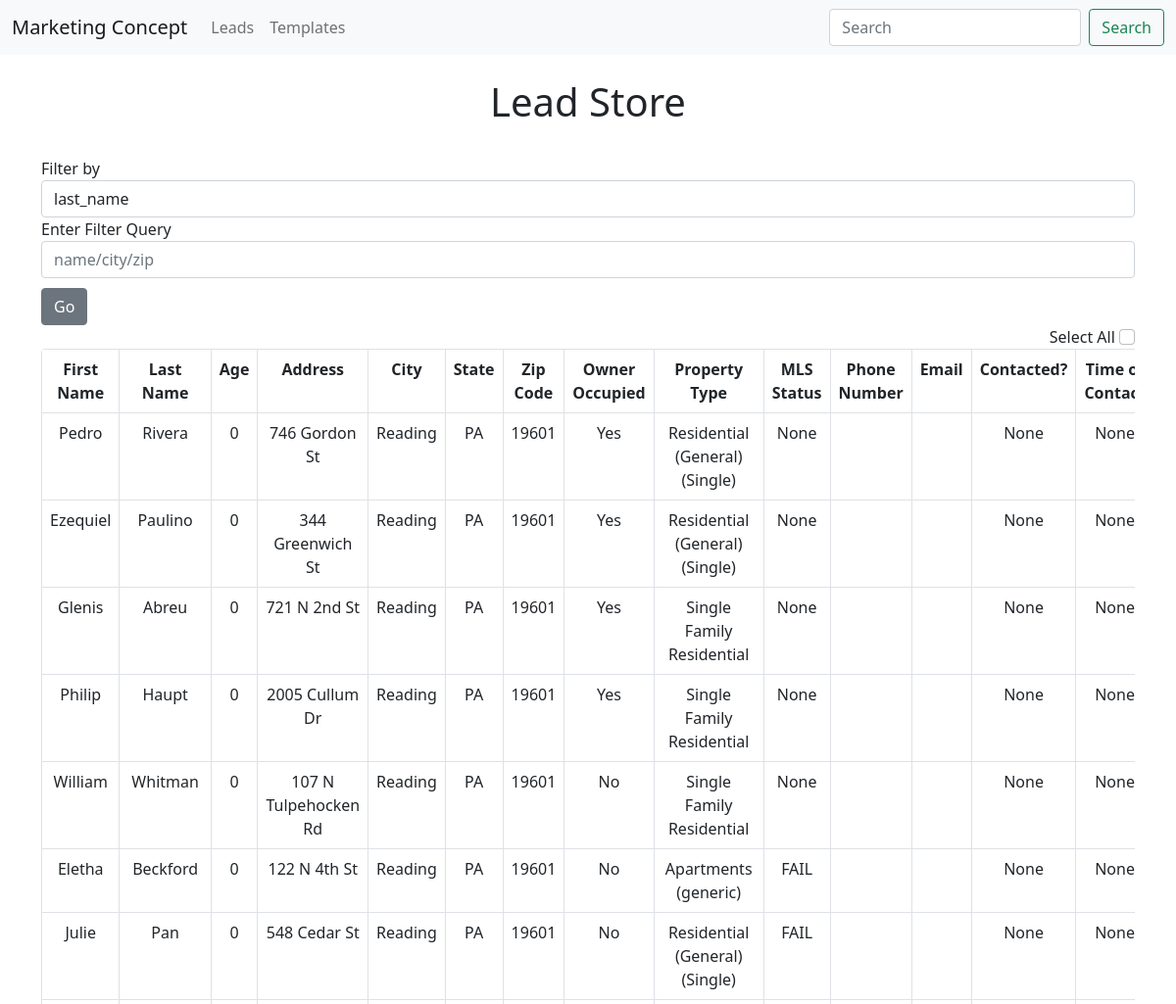
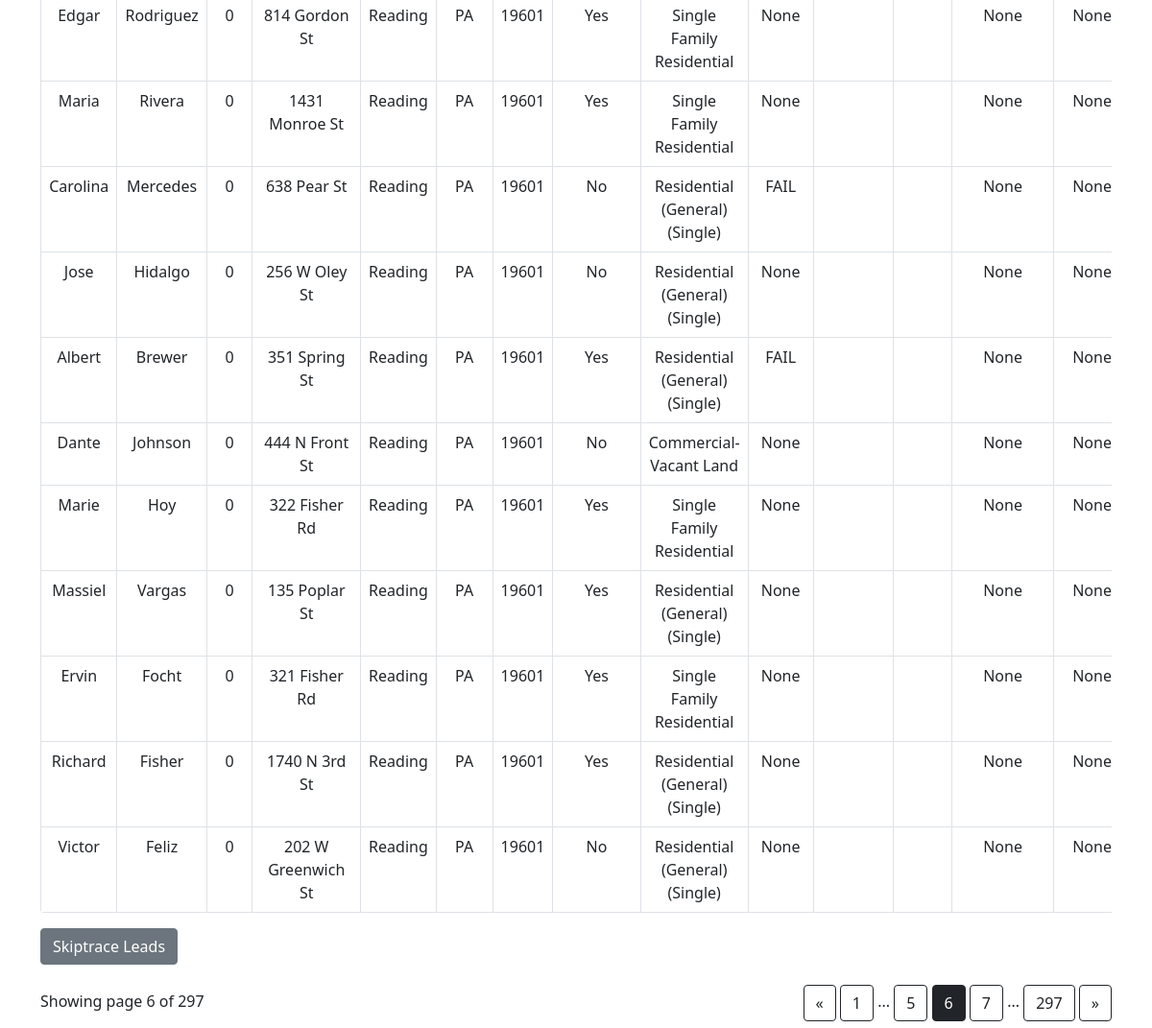
The page /leads?page=6 on the database its author committed (2 pictures, top to bottom).
### app.py (models this page shows, shortened)
class Lead(db.Model):
    id = db.Column(db.Integer, primary_key=True)
    first_name = db.Column(db.String(200), nullable=False)
    last_name = db.Column(db.String(200), nullable=False)
    age = db.Column(db.Integer) #just added
    address = db.Column(db.String(200), nullable=False)
    city = db.Column(db.String(200), nullable=False)
    state = db.Column(db.String(200), nullable=False)
    zip = db.Column(db.String(200), nullable=False)
    owner_occupied = db.Column(db.String, nullable=False)
    property_type = db.Column(db.String, nullable=False)
    mls_status = db.Column(db.String, nullable=False)
    mobile_phones = db.relationship('Phone_Number', backref='lead')
    emails = db.relationship('Email', backref='lead')
    contacted = db.Column(db.Integer, default=0)
    contact_time = db.Column(db.DateTime)
    template_sent = db.Column(db.String(200), nullable=False)
    response = db.Column(db.String(200))
    motivation_level = db.Column(db.String(200), nullable=False)

### app.py (the view, shortened to what this page needs)
@app.route('/leads', methods=['POST', 'GET'])
def leads():
    page = request.args.get('page', 1, type=int)
    leads = db.session.query(Lead).paginate(page=page, per_page=ROWS_PER_PAGE)
    return render_template('leads.html', leads=leads)

### templates/leads.html (shortened to what this page needs)
{% extends 'base.html' %}
{% block body %}
<br><h1 style="text-align:center">Lead Store</h1><br>
<form class="form-inline" method="POST" action="{{ url_for('updated_filter') }}">
    <div class="form-group">
        <label for="exampleFormControlInput1">Filter by </label>
        <div class="input-group">
                <select name="comp_select" class="selectpicker form-control">
                    <option>last_name</option>
                </select>
        </div>
        <div class="form-group">
            <label for="exampleFormControlInput1">Enter Filter Query</label>
            <input name="info" class="form-control" id="exampleFormControlInput1" placeholder="name/city/zip">
        </div>
        <button type="submit" class="btn btn-secondary" style="margin-top: 10px;">Go</button>
    </div>
</form>
<span style="float: right;">Select All  <input class="form-check-input" type="checkbox"  id='updateme' onClick="toggle(this)"/></span><br/>
<div class="table-responsive">
    <form action="" method='POST'>
        <table class="table table-bordered" style="border-radius: 4px; overflow: hidden;">
            <tr>
                <th>First Name</th>
                <th>Last Name</th>
                <th>Age</th>
                <th>Address</th>
                <th>City</th>
                <th>State</th>
                <th>Zip Code</th>
                <th>Owner Occupied</th>
                <th>Property Type</th>
                <th>MLS Status</th>
                <th>Phone Number</th>
                <th>Email</th>
                <th>Contacted?</th>
                <th>Time of Contact</th>
            </tr>
            {%  for lead in leads.items %}
                {% if lead.first_name %}
            <tr>
                <td>{{lead.first_name}}</td>
                <td>{{lead.last_name}}</td>
                <td>{{lead.age|int}}</td>
                <td>{{lead.address}}</td>
                <td>{{lead.city}}</td>
                <td>{{lead.state}}</td>
                <td>{{lead.zip}}</td>
                <td>{{lead.owner_occupied}}</td>
                <td>{{lead.property_type}}</td>
                <td>{{lead.mls_status}}</td>
                <td>
                </td>
                <td>
                </td>
                <td>{{lead.contacted}}</td>
                <td>{{lead.contact_time}}</td>
            </tr>
                {% endif %}
            {% endfor %}
        </table>
        <button type='submit' class="btn btn-secondary" style="margin-bottom: 10px;">Skiptrace Leads</button>
    </form>
</div>
<div class="text-right" style="float: right; margin-top: 11px;">
    <a href="{{ url_for('leads', page=leads.prev_num) }}"
       class="btn btn-outline-dark
       {% if leads.page == 1 %}disabled{% endif %}">
        &laquo;
    </a>
    {% for page_num in leads.iter_pages(left_edge=1, right_edge=1, left_current=1, right_current=2) %}
{% if page_num %}
            {% if leads.page == page_num %}
            <a href="{{ url_for('leads', page=page_num) }}"
               class="btn btn-dark">
                {{ page_num }}
            </a>
            {% else %}
            <a href="{{ url_for('leads', page=page_num) }}"
               class="btn btn-outline-dark">
                {{ page_num }}
            </a>
            {% endif %}
        {% else %}
            ...
        {% endif %}
    {% endfor %}
    <a href="{{ url_for('leads', page=leads.next_num) }}"
       class="btn btn-outline-dark
       {% if leads.page == leads.pages %}disabled{% endif %}">
        &raquo;
    </a>
</div>
<p class="text-right mt-3">
   Showing page {{ leads.page }} of {{ leads.pages }}
</p>
{% endblock %}

### static/css/main.css (style rules this page uses)
table, th, td { text-align: center; }

### rows shown on the page
Lead: first_name "Pedro", last_name "Rivera", age "0", address "746 Gordon St", city "Reading", state "PA", zip "19601", owner_occupied "Yes", property_type "Residential (General) (Single)", mls_status "None", contacted "None", contact_time "None"
Lead: first_name "Ezequiel", last_name "Paulino", age "0", address "344 Greenwich St", city "Reading", state "PA", zip "19601", owner_occupied "Yes", property_type "Residential (General) (Single)", mls_status "None", contacted "None", contact_time "None"
Lead: first_name "Glenis", last_name "Abreu", age "0", address "721 N 2nd St", city "Reading", state "PA", zip "19601", owner_occupied "Yes", property_type "Single Family Residential", mls_status "None", contacted "None", contact_time "None"
Lead: first_name "Philip", last_name "Haupt", age "0", address "2005 Cullum Dr", city "Reading", state "PA", zip "19601", owner_occupied "Yes", property_type "Single Family Residential", mls_status "None", contacted "None", contact_time "None"
Lead: first_name "William", last_name "Whitman", age "0", address "107 N Tulpehocken Rd", city "Reading", state "PA", zip "19601", owner_occupied "No", property_type "Single Family Residential", mls_status "None", contacted "None", contact_time "None"
Lead: first_name "Eletha", last_name "Beckford", age "0", address "122 N 4th St", city "Reading", state "PA", zip "19601", owner_occupied "No", property_type "Apartments (generic)", mls_status "FAIL", contacted "None", contact_time "None"
Lead: first_name "Julie", last_name "Pan", age "0", address "548 Cedar St", city "Reading", state "PA", zip "19601", owner_occupied "No", property_type "Residential (General) (Single)", mls_status "FAIL", contacted "None", contact_time "None"
Lead: first_name "Edgar", last_name "Rodriguez", age "0", address "814 Gordon St", city "Reading", state "PA", zip "19601", owner_occupied "Yes", property_type "Single Family Residential", mls_status "None", contacted "None", contact_time "None"
Lead: first_name "Maria", last_name "Rivera", age "0", address "1431 Monroe St", city "Reading", state "PA", zip "19601", owner_occupied "Yes", property_type "Single Family Residential", mls_status "None", contacted "None", contact_time "None"
Lead: first_name "Carolina", last_name "Mercedes", age "0", address "638 Pear St", city "Reading", state "PA", zip "19601", owner_occupied "No", property_type "Residential (General) (Single)", mls_status "FAIL", contacted "None", contact_time "None"
Lead: first_name "Jose", last_name "Hidalgo", age "0", address "256 W Oley St", city "Reading", state "PA", zip "19601", owner_occupied "No", property_type "Residential (General) (Single)", mls_status "None", contacted "None", contact_time "None"
Lead: first_name "Albert", last_name "Brewer", age "0", address "351 Spring St", city "Reading", state "PA", zip "19601", owner_occupied "Yes", property_type "Residential (General) (Single)", mls_status "FAIL", contacted "None", contact_time "None"
Lead: first_name "Dante", last_name "Johnson", age "0", address "444 N Front St", city "Reading", state "PA", zip "19601", owner_occupied "No", property_type "Commercial-Vacant Land", mls_status "None", contacted "None", contact_time "None"
Lead: first_name "Marie", last_name "Hoy", age "0", address "322 Fisher Rd", city "Reading", state "PA", zip "19601", owner_occupied "Yes", property_type "Single Family Residential", mls_status "None", contacted "None", contact_time "None"
Lead: first_name "Massiel", last_name "Vargas", age "0", address "135 Poplar St", city "Reading", state "PA", zip "19601", owner_occupied "Yes", property_type "Residential (General) (Single)", mls_status "None", contacted "None", contact_time "None"
Lead: first_name "Ervin", last_name "Focht", age "0", address "321 Fisher Rd", city "Reading", state "PA", zip "19601", owner_occupied "Yes", property_type "Single Family Residential", mls_status "None", contacted "None", contact_time "None"
Lead: first_name "Richard", last_name "Fisher", age "0", address "1740 N 3rd St", city "Reading", state "PA", zip "19601", owner_occupied "Yes", property_type "Residential (General) (Single)", mls_status "None", contacted "None", contact_time "None"
Lead: first_name "Victor", last_name "Feliz", age "0", address "202 W Greenwich St", city "Reading", state "PA", zip "19601", owner_occupied "No", property_type "Residential (General) (Single)", mls_status "None", contacted "None", contact_time "None"

### other values the page prints
{{ page_num }} "1" "5" "7" "297"
{{ page_num }} "6"
{{ leads.page }} "6"
{{ leads.pages }} "297"
